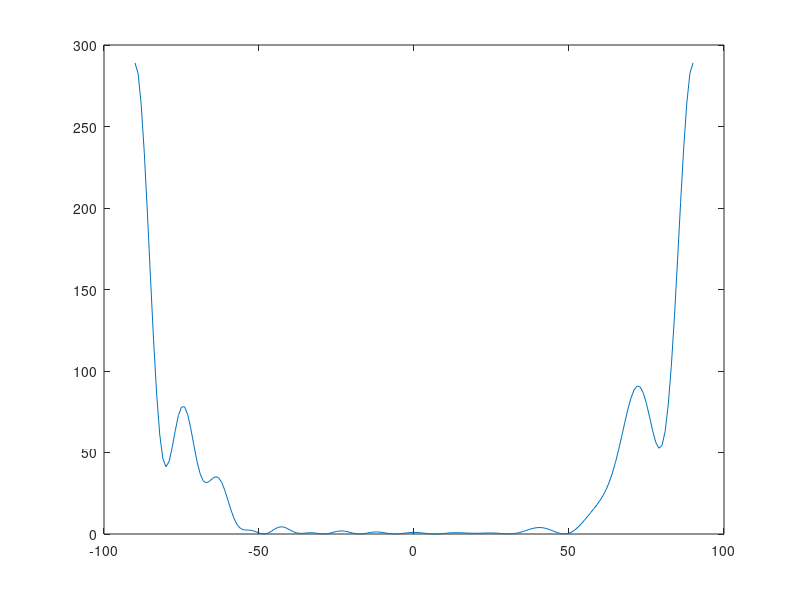

Write MATLAB code to recreate this figure.
% L shaped sensor array. REF Q2 Assignment3

theta = -pi/2:pi/180:pi/2;

m=17;
dl=0.5;
ws1 = 2*pi*dl*sin(theta);
ws2 = - 2*pi*dl*cos(theta);
m1=(m-1)/2;

a1 = [exp(-1i*ws1); exp(-2i*ws1); exp(-3i*ws1); exp(-4i*ws1); exp(-5i*ws1); exp(-6i*ws1); exp(-7i*ws1); exp(-8i*ws1);];
a2 = [exp(0i*ws2); exp(-1i*ws2); exp(-2i*ws2); exp(-3i*ws2); exp(-4i*ws2); exp(-5i*ws2); exp(-6i*ws2); exp(-7i*ws2); exp(-8i*ws2);];

a = [a2' a1'];

theta0 = 90*pi/180;
ws10 = 2*pi*dl*sin(theta0);
ws20 = - 2*pi*dl*cos(theta0);

a10 = [exp(-1i*ws10); exp(-2i*ws10); exp(-3i*ws10); exp(-4i*ws10); exp(-5i*ws10); exp(-6i*ws10); exp(-7i*ws10); exp(-8i*ws10);];
a20 = [exp(0i*ws20); exp(-1i*ws20); exp(-2i*ws20); exp(-3i*ws20); exp(-4i*ws20); exp(-5i*ws20); exp(-6i*ws20); exp(-7i*ws20); exp(-8i*ws20);];

a0 = [a20' a10'];

W = a*a0';

plot(theta*180/pi, abs(W).^2);


